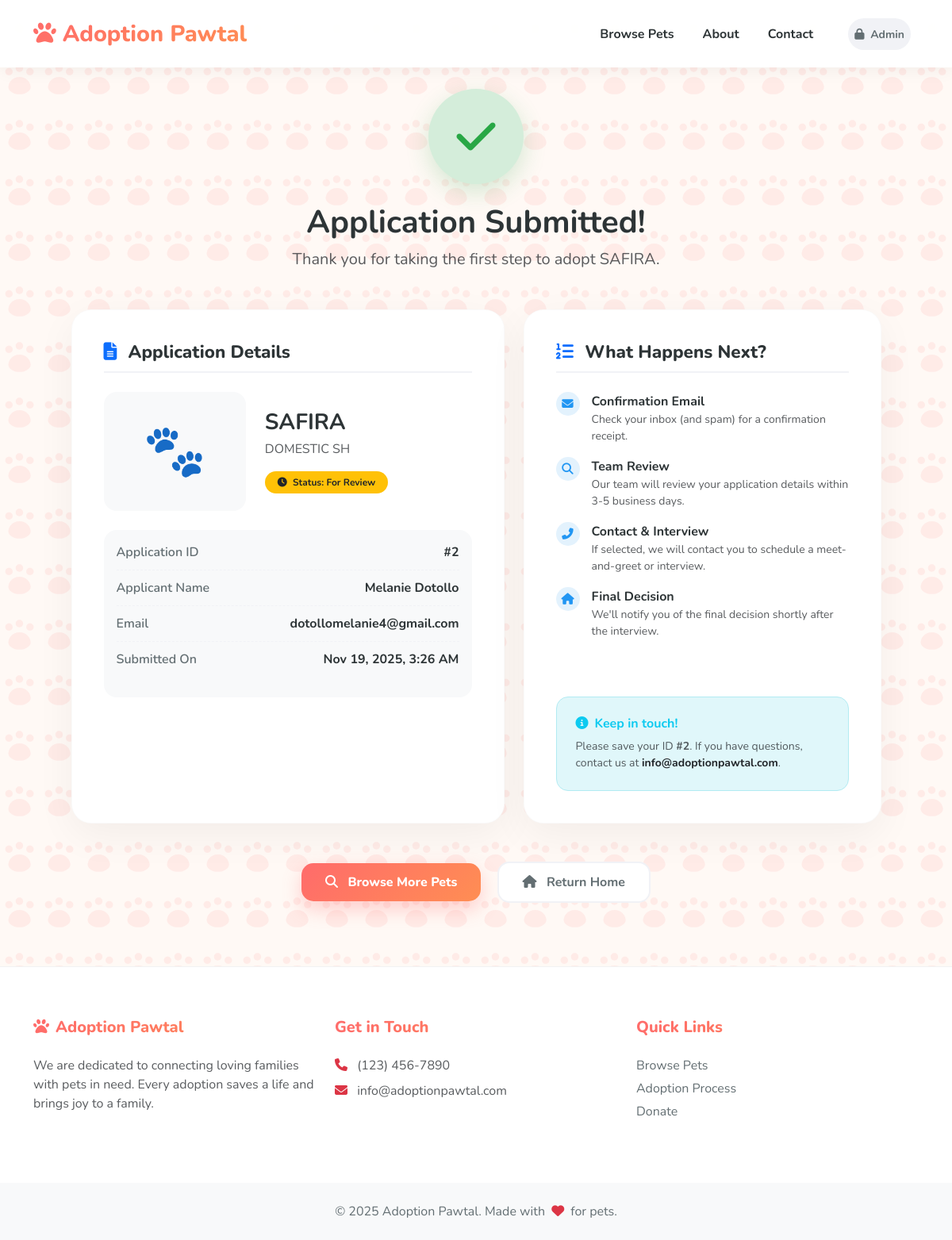
The page /success.php?app_id=2 on the database its author committed.
### tables this page shows
CREATE TABLE `adoption_applications` (
  `application_id` int(11) NOT NULL,
  `adopter_id` int(11) NOT NULL,
  `animal_id` varchar(20) NOT NULL,
  `application_date` timestamp NOT NULL DEFAULT current_timestamp(),
  `status` enum('For Review','For Interview','Accepted','Rejected') DEFAULT 'For Review',
  `notes` text DEFAULT NULL,
  `interview_scheduled_date` datetime DEFAULT NULL,
  `decision_date` date DEFAULT NULL,
  `rejection_reason` text DEFAULT NULL,
  `updated_at` timestamp NOT NULL DEFAULT current_timestamp() ON UPDATE current_timestamp()
);

CREATE TABLE `pets` (
  `animal_id` varchar(20) NOT NULL,
  `intake_type` varchar(50) NOT NULL,
  `intake_date` date NOT NULL,
  `pet_name` varchar(100) NOT NULL,
  `animal_type` varchar(50) NOT NULL,
  `pet_age` varchar(50) NOT NULL,
  `pet_size` varchar(20) NOT NULL,
  `color` varchar(100) NOT NULL,
  `breed` varchar(100) NOT NULL,
  `sex` char(1) NOT NULL,
  `adoption_status` enum('Available','Pending','Reserved','Trial') DEFAULT 'Available',
  `photo_path` varchar(255) DEFAULT NULL,
  `description` text DEFAULT NULL,
  `created_at` timestamp NOT NULL DEFAULT current_timestamp()
);

CREATE TABLE `adopters` (
  `adopter_id` int(11) NOT NULL,
  `first_name` varchar(100) NOT NULL,
  `last_name` varchar(100) NOT NULL,
  `email` varchar(150) NOT NULL,
  `phone` varchar(20) NOT NULL,
  `address` text NOT NULL,
  `city` varchar(100) NOT NULL,
  `postal_code` varchar(20) NOT NULL,
  `household_type` enum('House','Apartment','Condo','Other') NOT NULL,
  `has_other_pets` tinyint(1) NOT NULL,
  `other_pets_details` text DEFAULT NULL,
  `has_children` tinyint(1) NOT NULL,
  `children_ages` varchar(100) DEFAULT NULL,
  `experience_level` enum('First-time','Some Experience','Experienced') NOT NULL,
  `reason_for_adoption` text NOT NULL,
  `reference1_name` varchar(100) DEFAULT NULL,
  `reference1_phone` varchar(20) DEFAULT NULL,
  `reference1_relationship` varchar(50) DEFAULT NULL,
  `reference2_name` varchar(100) DEFAULT NULL,
  `reference2_phone` varchar(20) DEFAULT NULL,
  `reference2_relationship` varchar(50) DEFAULT NULL,
  `created_at` timestamp NOT NULL DEFAULT current_timestamp()
);

### public/success.php (the view, shortened to what this page needs)
<?php
require_once '../config/database.php';
$app_id = $_GET['app_id'] ?? '';
$stmt = $pdo->prepare("
    SELECT aa.*,
           CONCAT(a.first_name, ' ', a.last_name) as adopter_name,
           a.email,
           p.pet_name,
           p.animal_type,
           p.photo_path,
           p.breed
    FROM adoption_applications aa
    JOIN adopters a ON aa.adopter_id = a.adopter_id
    JOIN pets p ON aa.animal_id = p.animal_id
    WHERE aa.application_id = ?
");
$stmt->execute([$app_id]);
$application = $stmt->fetch();
?>
<!DOCTYPE html>
<html lang="en">
<head>
    <link href="https://cdn.jsdelivr.net/npm/bootstrap@5.3.0/dist/css/bootstrap.min.css" rel="stylesheet">
    <link rel="stylesheet" href="https://cdnjs.cloudflare.com/ajax/libs/font-awesome/6.4.0/css/all.min.css">
</head>
<body>
    <nav class="navbar navbar-expand-lg fixed-top">
        <div class="container">
            <a class="navbar-brand" href="index.php">
                <i class="fas fa-paw me-2"></i>Adoption Pawtal
            </a>
            <div class="collapse navbar-collapse" id="navbarNav">
                <ul class="navbar-nav ms-auto align-items-center">
                    <li class="nav-item"><a class="nav-link" href="index.php">Browse Pets</a></li>
                    <li class="nav-item"><a class="nav-link" href="index.php#about">About</a></li>
                    <li class="nav-item"><a class="nav-link" href="index.php#contact">Contact</a></li>
                    <li class="nav-item ms-lg-3">
                        <a class="nav-link btn-admin" href="../admin/login.php">
                            <small><i class="fas fa-lock me-1"></i> Admin</small>
                        </a>
                    </li>
                </ul>
            </div>
        </div>
    </nav>
    <div class="container">
        <div class="success-header">
            <div class="success-icon-circle">
                <i class="fas fa-check success-icon"></i>
            </div>
            <h1 class="fw-bolder mb-2">Application Submitted!</h1>
            <p class="text-muted fs-5">Thank you for taking the first step to adopt <?= htmlspecialchars($application['pet_name']) ?>.</p>
        </div>
        <div class="row g-4 justify-content-center">
            <div class="col-lg-6">
                <div class="content-card">
                    <h4 class="card-title-custom"><i class="fas fa-file-alt me-2 text-primary"></i> Application Details</h4>
                    <div class="row mb-4 align-items-center">
                        <div class="col-md-5 mb-3 mb-md-0">
                            <?php if ($application['photo_path'] && file_exists('../' . $application['photo_path'])): ?>
                                <img src="../<?= htmlspecialchars($application['photo_path']) ?>" class="pet-thumb" alt="<?= htmlspecialchars($application['pet_name']) ?>">
                            <?php else: ?>
                                <div class="bg-light rounded-4 d-flex align-items-center justify-content-center" style="height: 150px; font-size: 4rem;">
                                    🐾
                                </div>
                            <?php endif; ?>
                        </div>
                        <div class="col-md-7">
                            <h3 class="fw-bold mb-1"><?= htmlspecialchars($application['pet_name']) ?></h3>
                            <p class="text-muted mb-3"><?= htmlspecialchars($application['breed']) ?></p>
                            <span class="badge bg-warning text-dark px-3 py-2 rounded-pill">
                                <i class="fas fa-clock me-1"></i> Status: For Review
                            </span>
                        </div>
                    </div>
                    <div class="bg-light p-3 rounded-4">
                        <div class="detail-row">
                            <span class="detail-label">Application ID</span>
                            <span class="detail-value">#<?= htmlspecialchars($app_id) ?></span>
                        </div>
                        <div class="detail-row">
                            <span class="detail-label">Applicant Name</span>
                            <span class="detail-value"><?= htmlspecialchars($application['adopter_name']) ?></span>
                        </div>
                        <div class="detail-row">
                            <span class="detail-label">Email</span>
                            <span class="detail-value"><?= htmlspecialchars($application['email']) ?></span>
                        </div>
                        <div class="detail-row">
                            <span class="detail-label">Submitted On</span>
                            <span class="detail-value"><?= date('M j, Y, g:i A', strtotime($application['application_date'])) ?></span>
                        </div>
                    </div>
                </div>
            </div>
            <div class="col-lg-5">
                <div class="content-card d-flex flex-column h-100">
                    <h4 class="card-title-custom"><i class="fas fa-list-ol me-2 text-primary"></i> What Happens Next?</h4>
                    <ul class="list-unstyled next-steps-list mb-4">
                        <li>
                            <div class="step-icon"><i class="fas fa-envelope"></i></div>
                            <div>
                                <strong>Confirmation Email</strong>
                                <div class="text-muted small">Check your inbox (and spam) for a confirmation receipt.</div>
                            </div>
                        </li>
                        <li>
                            <div class="step-icon"><i class="fas fa-search"></i></div>
                            <div>
                                <strong>Team Review</strong>
                                <div class="text-muted small">Our team will review your application details within 3-5 business days.</div>
                            </div>
                        </li>
                        <li>
                            <div class="step-icon"><i class="fas fa-phone-alt"></i></div>
                            <div>
                                <strong>Contact & Interview</strong>
                                <div class="text-muted small">If selected, we will contact you to schedule a meet-and-greet or interview.</div>
                            </div>
                        </li>
                        <li>
                            <div class="step-icon"><i class="fas fa-home"></i></div>
                            <div>
                                <strong>Final Decision</strong>
                                <div class="text-muted small">We'll notify you of the final decision shortly after the interview.</div>
                            </div>
                        </li>
                    </ul>
                    <div class="info-box mt-auto">
                        <h6 class="fw-bold text-info mb-2"><i class="fas fa-info-circle me-2"></i>Keep in touch!</h6>
                        <p class="small mb-0 text-muted">
                            Please save your ID <strong>#<?= htmlspecialchars($app_id) ?></strong>. If you have questions, contact us at <strong class="text-dark">info@adoptionpawtal.com</strong>.
                        </p>
                    </div>
                </div>
            </div>
        </div>
        <div class="text-center mt-5 mb-5">
            <a href="index.php" class="btn-gradient me-3">
                <i class="fas fa-search me-2"></i> Browse More Pets
            </a>
            <a href="index.php" class="btn-outline">
                <i class="fas fa-home me-2"></i> Return Home
            </a>
        </div>
    </div>
    <footer>
        <div class="container">
            <div class="row">
                <div class="col-md-4 mb-4">
                    <h5 class="footer-title"><i class="fas fa-paw me-2"></i>Adoption Pawtal</h5>
                    <p class="text-muted">We are dedicated to connecting loving families with pets in need. Every adoption saves a life and brings joy to a family.</p>
                </div>
                <div class="col-md-4 mb-4">
                    <h5 class="footer-title">Get in Touch</h5>
                    <ul class="list-unstyled text-muted">
                        <li class="mb-2"><i class="fas fa-phone me-2 text-danger"></i> (123) 456-7890</li>
                        <li class="mb-2"><i class="fas fa-envelope me-2 text-danger"></i> info@adoptionpawtal.com</li>
                    </ul>
                </div>
                <div class="col-md-4 mb-4">
                    <h5 class="footer-title">Quick Links</h5>
                    <div class="footer-links">
                        <a href="index.php">Browse Pets</a>
                        <a href="#">Adoption Process</a>
                        <a href="#">Donate</a>
                    </div>
                </div>
            </div>
        </div>
        <div class="copyright text-center">
            <div class="container">
                <p class="mb-0">&copy; 2025 Adoption Pawtal. Made with <i class="fas fa-heart text-danger mx-1"></i> for pets.</p>
            </div>
        </div>
    </footer>
</body>
</html>

### public/success.php (style rules this page uses)
:root { --brand-gradient: linear-gradient(135deg, #FF6B6B 0%, #FF8E53 100%); --secondary-gradient: linear-gradient(135deg, #4facfe 0%, #00f2fe 100%); --primary-color: #FF6B6B; --secondary-color: #FF8E53; --text-dark: #2d3436; --text-muted: #636e72; --bg-soft: #fff9f5; }
body { font-family: 'Nunito', sans-serif; background-color: var(--bg-soft); background-image: var(--paw-pattern); color: var(--text-dark); padding-top: 80px; }
.navbar { background: rgba(255, 255, 255, 0.95) !important; backdrop-filter: blur(10px); box-shadow: 0 4px 20px rgba(0,0,0,0.05); padding: 1rem 0; }
.navbar-brand { font-weight: 800; font-size: 1.8rem; background: var(--brand-gradient); -webkit-background-clip: text; -webkit-text-fill-color: transparent; }
.nav-link { font-weight: 700; color: var(--text-dark) !important; margin: 0 10px; transition: color 0.3s; }
.btn-admin { background-color: #f1f2f6; border-radius: 50px; padding: 8px 20px; color: var(--text-muted) !important; }
.success-header { text-align: center; margin-bottom: 3rem; margin-top: 2rem; }
.success-icon-circle { width: 120px; height: 120px; background: #d4edda; border-radius: 50%; display: flex; align-items: center; justify-content: center; margin: 0 auto 1.5rem; box-shadow: 0 10px 30px rgba(40, 167, 69, 0.2); animation: popIn 0.6s cubic-bezier(0.175, 0.885, 0.32, 1.275); }
.success-icon { font-size: 3.5rem; color: #28a745; }
.content-card { background: white; border-radius: 25px; box-shadow: 0 15px 50px rgba(0,0,0,0.05); padding: 2.5rem; border: 1px solid rgba(0,0,0,0.02); margin-bottom: 2rem; height: 100%; }
.card-title-custom { color: var(--text-dark); font-weight: 800; margin-bottom: 1.5rem; font-size: 1.4rem; border-bottom: 2px solid #f1f2f6; padding-bottom: 10px; }
.detail-row { display: flex; justify-content: space-between; margin-bottom: 10px; padding-bottom: 10px; border-bottom: 1px dashed #f1f2f6; }
.detail-row:last-child { border-bottom: none; }
.detail-label { color: var(--text-muted); font-weight: 600; }
.detail-value { font-weight: 700; color: var(--text-dark); text-align: right; }
.next-steps-list li { margin-bottom: 1rem; display: flex; align-items: flex-start; }
.step-icon { background: #e3f2fd; color: #2196f3; width: 30px; height: 30px; border-radius: 50%; display: flex; align-items: center; justify-content: center; margin-right: 15px; flex-shrink: 0; font-size: 0.9rem; }
.info-box { background: #e0f7fa; border-radius: 15px; padding: 1.5rem; border: 1px solid #b2ebf2; }
.btn-gradient { background: var(--brand-gradient); border: none; color: white; border-radius: 15px; padding: 12px 30px; font-weight: 800; box-shadow: 0 10px 25px rgba(255, 107, 107, 0.3); transition: all 0.3s; text-decoration: none; display: inline-block; }
.btn-outline { border: 2px solid #f1f2f6; background: white; color: var(--text-muted); border-radius: 15px; padding: 12px 30px; font-weight: 700; text-decoration: none; transition: all 0.3s; display: inline-block; }
footer { background: white; color: var(--text-dark); padding-top: 4rem; margin-top: 5rem; border-top: 1px solid rgba(0,0,0,0.05); }
.footer-title { font-weight: 800; margin-bottom: 1.5rem; background: var(--brand-gradient); -webkit-background-clip: text; -webkit-text-fill-color: transparent; }
.footer-links a { color: var(--text-muted); text-decoration: none; margin-bottom: 5px; display: block; }
.copyright { background: #f8f9fa; padding: 1.5rem 0; margin-top: 3rem; color: var(--text-muted); }

### rows shown on the page
adoption_applications: animal.pet_name "SAFIRA", animal.breed "DOMESTIC SH", adopter.email "dotollomelanie4@gmail.com", application_date "Nov 19, 2025, 3:26 AM"

### other values the page prints
$app_id "2"
$application['adopter_name'] "Melanie Dotollo"
